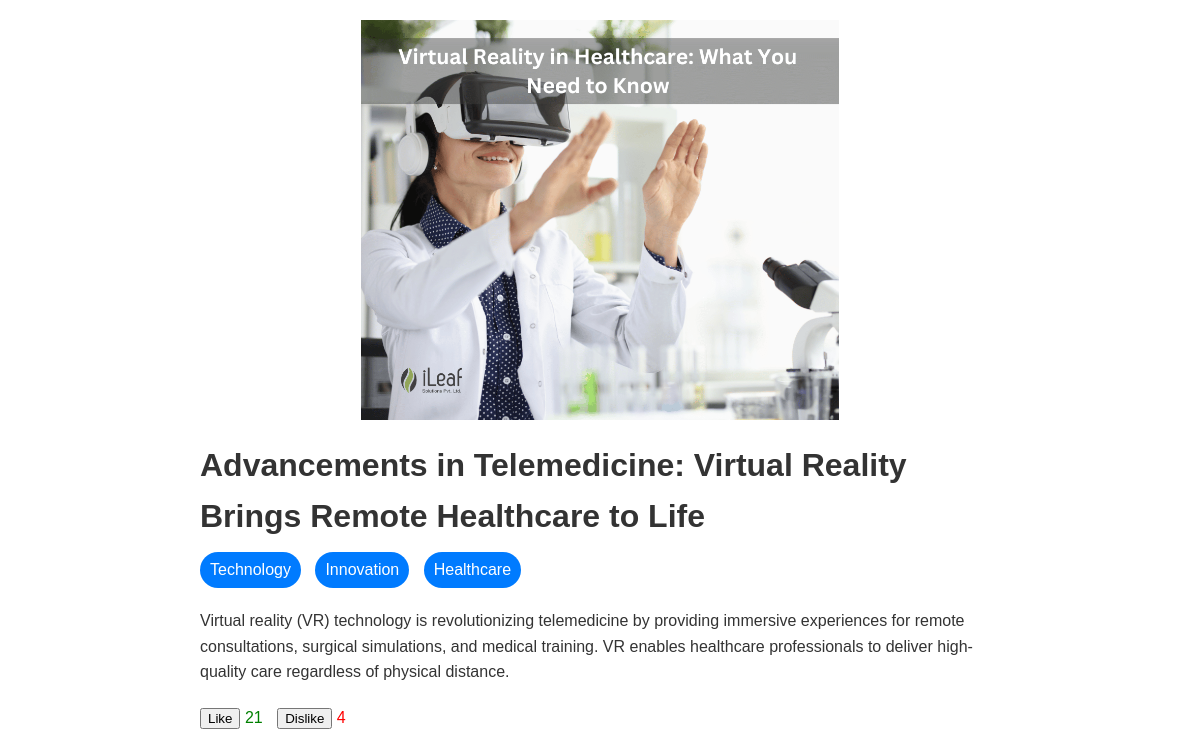
Screenshot of /news/9/ with the database file from the repository.
### main/models.py (models this page shows, shortened)
class News(models.Model):
    title = models.CharField(max_length=100)
    content = models.TextField()
    image = models.ImageField(upload_to='news_images/')  # For now I want to store images locally. Later on I can use S3Boto3Storage
    tags = models.ManyToManyField(Tag)
    views = models.IntegerField(default=0)
    likes = models.IntegerField(default=0)
    dislikes = models.IntegerField(default=0)
    def save(self, *args, **kwargs):
        if self.image:
            self.image_url = self.image.url
        super().save(*args, **kwargs)

class Tag(models.Model):
    name = models.CharField(max_length=50, unique=True)

### main/views.py (the view, shortened to what this page needs)
# urls.py: path('news/<int:pk>/', views.NewsByIdList.as_view(), name='news-detail'),
class NewsByIdList(View):
    def get(self, request, pk):
        try:
            news = News.objects.get(pk=pk)
            news.views += 1
            news.save()
            serializer = NewsSerializer(news)
            context = {
                'news': serializer.data,
            }
            return render(request, 'news_article.html', context)
        except News.DoesNotExist as e:
            logger.error(f"News with id {pk} does not exist: {e}")
            return render(request, 'error.html', status=404)

### main/serializer.py (called while the page is built)
    def get_tags(self, obj):
        return list(obj.tags.values_list("name", flat=True))

### main/templates/news_article.html (shortened to what this page needs)
{% load static %}
<!DOCTYPE html>
<html lang="en">
<head>
</head>
<body>
    <div class="container">
        <div class="article">
            <img src="{{ news.image }}" alt="{{ news.title }}">
            <h1>{{ news.title }}</h1>
            <div class="tags">
                {% for tag in news.tags %}
                    <a href="#" class="tag">{{ tag }}</a>
                {% endfor %}
            </div>
            <p>{{ news.content }}</p>
            <button class="like-btn" data-id="{{ news.id }}" data-url="/news/{{ news.id }}/like/">Like</button>
            <span class="likes">{{ news.likes }}</span>
            <button class="dislike-btn" data-id="{{ news.id }}" data-url="/news/{{ news.id }}/like/">Dislike</button>
            <span class="dislikes">{{ news.dislikes }}</span>
        </div>
    </div>
</body>
</html>

### main/templates/news_article.html (style rules this page uses)
body { font-family: Arial, sans-serif; margin: 0; padding: 0; line-height: 1.6; color: #333; }
.container { max-width: 800px; margin: 0 auto; padding: 20px; }
.article { margin-bottom: 40px; }
.article img { max-width: 100%; height: auto; display: block; margin: 0 auto; margin-bottom: 20px; max-height: 400px; }
.article h1 { font-size: 2em; margin-top: 0; margin-bottom: 10px; }
.article p { margin-bottom: 20px; }
.tags { margin-bottom: 20px; }
.tag { display: inline-block; background-color: #007bff; color: #fff; padding: 5px 10px; margin-right: 10px; border-radius: 20px; text-decoration: none; transition: background-color 0.3s ease; }
.likes { color: green; margin-right: 10px; }
.dislikes { color: red; }

### rows the page displays
News: title "Advancements in Telemedicine: Virtual Reality Brings Remote Healthcare to Life", content "Virtual reality (VR) technology is revolutionizing telemedicine by providing immersive experiences for remote consultations, surgical simulations, and medical training. VR enables healthcare professionals to deliver high-quality care regardless of physical distance."
Tag: name "Technology"
Tag: name "Innovation"
Tag: name "Healthcare"

### other values shown
{{ news.likes }} "21"
{{ news.dislikes }} "4"
